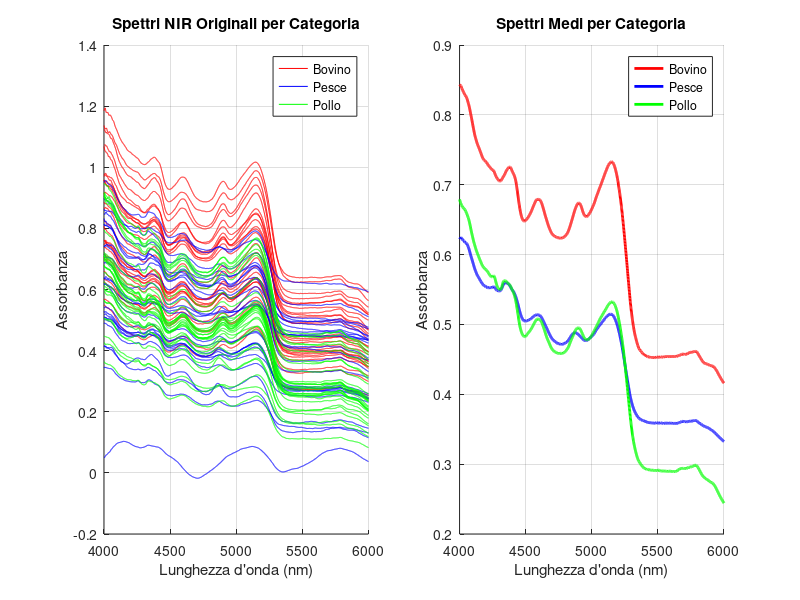
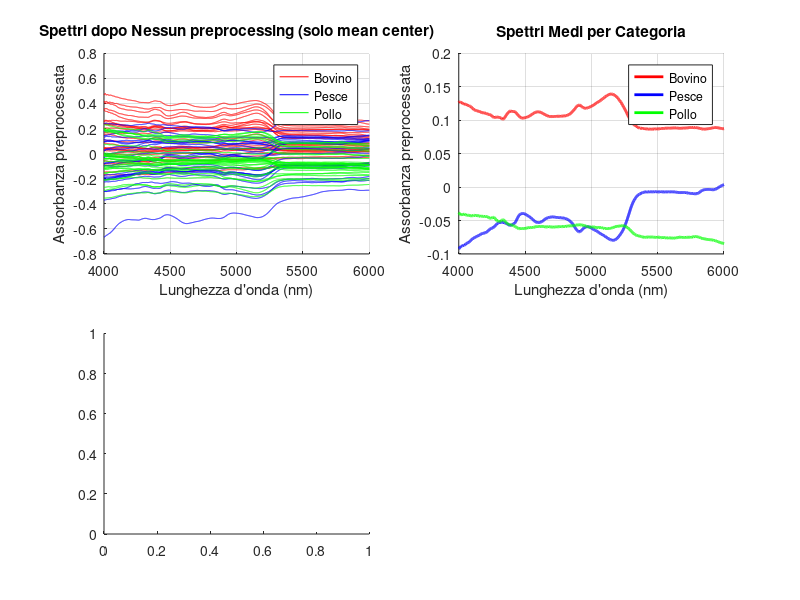

Write MATLAB code to recreate these figures, in order. (Note: this script raises an error after producing the figures.)
%% ANALISI FARINE ANIMALI CON SPETTROSCOPIA NIR - PLS TOOLBOX
% Script per valutare diversi preprocessing spettrali e identificare
% il migliore per differenziare le 3 categorie (pollo, bovino, pesce)
%
% UTILIZZA PLS_TOOLBOX per preprocessing e PCA
%
% Preprocessing valutati:
% 1. Nessun preprocessing (solo mean center)
% 2. Baseline correction (detrend)
% 3. Normalizzazione (norm, SNV, MSC)
% 4. Derivate 1a e 2a con Savitzky-Golay smoothing
%
% Al termine di ogni preprocessing spettrale viene sempre applicato mean centering

clear all; close all; clc;

% Assicurati che PLS_Toolbox sia nel path
try
    evripath;
catch
    warning('PLS_Toolbox potrebbe non essere installato correttamente');
end

%% CARICAMENTO DATI
fprintf('\n========================================\n');
fprintf('CARICAMENTO DATI\n');
fprintf('========================================\n');

% Carica i dati dal formato .mat semplice
load('farineanimNIR.mat'); % contiene farineanimNIRdata e category
wavelengths = load('assexscale.txt'); % lunghezhe d'onda

% Assegna variabili
X = farineanimNIRdata;
categories = category;

[n_samples, n_vars] = size(X);
fprintf('Numero campioni: %d\n', n_samples);
fprintf('Numero variabili (lunghezze d''onda): %d\n', n_vars);
fprintf('Range lunghezze d''onda: %.0f - %.0f nm\n', min(wavelengths), max(wavelengths));

% IMPORTANTE: Converti category in cell array se necessario
fprintf('\nControllo formato categories:\n');
fprintf('  Classe originale: %s\n', class(categories));
fprintf('  Dimensioni originali: %d x %d\n', size(categories, 1), size(categories, 2));

if ~iscell(categories)
    if ischar(categories)
        % Se è una matrice di caratteri, converti ogni riga in una cella
        categories = cellstr(categories);
        fprintf('  → Convertito da char a cellstr\n');
    elseif isnumeric(categories)
        % Se è numerico, converti in stringhe
        categories = cellstr(num2str(categories));
        fprintf('  → Convertito da numeric a cellstr\n');
    end
end

% Assicurati che sia un vettore colonna
if size(categories, 2) > 1 && size(categories, 1) == 1
    categories = categories';
    fprintf('  → Trasposto da riga a colonna\n');
end

fprintf('  Classe finale: %s\n', class(categories));
fprintf('  Dimensioni finali: %d x %d\n', size(categories, 1), size(categories, 2));
fprintf('  Numero elementi: %d\n', length(categories));

% Verifica che corrisponda al numero di campioni
if length(categories) ~= n_samples
    error('ERRORE: Numero di categorie (%d) diverso dal numero di campioni (%d)', length(categories), n_samples);
end

unique_cats = unique(categories);
fprintf('\nCategorie uniche trovate: ');
for i = 1:length(unique_cats)
    n_cat = sum(strcmp(categories, unique_cats{i}));
    fprintf('%s (n=%d) ', unique_cats{i}, n_cat);
end
fprintf('\n');

%% CREA DATASET PLS_TOOLBOX (opzionale, ma utile)
% Se vuoi usare il formato dataset del PLS_Toolbox
try
    % Crea dataset PLS_Toolbox
    ds = dataset(X);
    ds.label{1} = categories;
    ds.axisscale{2} = wavelengths;
    ds.name = 'Farine Animali NIR';
    fprintf('Dataset PLS_Toolbox creato con successo\n');
    use_plstoolbox = true;
catch
    fprintf('Uso formato matrici standard (PLS_Toolbox non disponibile o versione incompatibile)\n');
    use_plstoolbox = false;
end

%% PLOT SPETTRI ORIGINALI
fprintf('\n========================================\n');
fprintf('VISUALIZZAZIONE SPETTRI ORIGINALI\n');
fprintf('========================================\n');

figure('Name', 'Spettri Originali', 'Position', [100 100 1200 500]);

% Plot tutti gli spettri colorati per categoria
subplot(1,2,1);
hold on;
% Colori per i plot
colors_rgb = [1 0 0; 0 0 1; 0 1 0]; % rosso, blu, verde
colors = {'r', 'b', 'g'};
legend_handles = [];
for i = 1:length(unique_cats)
    idx = strcmp(categories, unique_cats{i});
    h = plot(wavelengths, X(idx, :)', 'Color', colors_rgb(i,:), 'LineWidth', 0.5);
    % Prendi solo il primo handle per la legenda
    legend_handles(i) = h(1);
end
xlabel('Lunghezza d''onda (nm)');
ylabel('Assorbanza');
title('Spettri NIR Originali per Categoria');
legend(legend_handles, unique_cats, 'Location', 'best');
grid on;
hold off;

% Plot spettri medi per categoria
subplot(1,2,2);
hold on;
legend_handles = [];
for i = 1:length(unique_cats)
    idx = strcmp(categories, unique_cats{i});
    mean_spectrum = mean(X(idx, :), 1);
    legend_handles(i) = plot(wavelengths, mean_spectrum, 'Color', colors_rgb(i,:), 'LineWidth', 2);
end
xlabel('Lunghezza d''onda (nm)');
ylabel('Assorbanza');
title('Spettri Medi per Categoria');
legend(legend_handles, unique_cats, 'Location', 'best');
grid on;
hold off;

%% DEFINIZIONE PREPROCESSING DA TESTARE
% Usa le funzioni del PLS_Toolbox quando possibile
preprocessing_list = {
    'none', 'Nessun preprocessing (solo mean center)';
    'baseline', 'Baseline correction (detrend)';
    'snv', 'Standard Normal Variate (SNV)';
    'msc', 'Multiplicative Scatter Correction (MSC)';
    'normalize', 'Normalizzazione (norma unitaria)';
    'savgol1_w11', '1a Derivata (Savitzky-Golay, w=11, ord=2)';
    'savgol2_w11', '2a Derivata (Savitzky-Golay, w=11, ord=2)';
    'savgol1_w15', '1a Derivata (Savitzky-Golay, w=15, ord=3)';
    'savgol2_w15', '2a Derivata (Savitzky-Golay, w=15, ord=3)';
    'savgol1_w21', '1a Derivata (Savitzky-Golay, w=21, ord=3)';
};

n_preprocessing = size(preprocessing_list, 1);

% Struttura per salvare i risultati
results = struct();

%% CICLO SUI PREPROCESSING
fprintf('\n========================================\n');
fprintf('VALUTAZIONE PREPROCESSING\n');
fprintf('========================================\n\n');

for p = 1:n_preprocessing
    
    prep_type = preprocessing_list{p, 1};
    prep_name = preprocessing_list{p, 2};
    
    fprintf('--------------------------------------------------\n');
    fprintf('Preprocessing %d/%d: %s\n', p, n_preprocessing, prep_name);
    fprintf('--------------------------------------------------\n');
    
    %% APPLICAZIONE PREPROCESSING CON PLS_TOOLBOX
    X_prep = X;
    
    try
        % Prova a usare le funzioni del PLS_Toolbox
        switch prep_type
            case 'none'
                % Nessun preprocessing spettrale
                X_prep = X;
                
            case 'baseline'
                % Baseline correction - usa detrend o baselinecorrect del PLS_Toolbox
                try
                    X_prep = baselinecorrect(X, 'linear');
                catch
                    % Fallback a detrend standard
                    X_prep = detrend(X', 'linear')';
                end
                
            case 'snv'
                % Standard Normal Variate - usa snv del PLS_Toolbox
                try
                    X_prep = snv(X);
                catch
                    % Fallback manuale
                    mean_spec = mean(X_prep, 2);
                    std_spec = std(X_prep, 0, 2);
                    X_prep = (X_prep - mean_spec) ./ std_spec;
                end
                
            case 'msc'
                % Multiplicative Scatter Correction - usa msc del PLS_Toolbox
                try
                    X_prep = mscorr(X);
                catch
                    % Fallback manuale
                    mean_spectrum = mean(X_prep, 1);
                    X_prep_msc = zeros(size(X_prep));
                    for i = 1:n_samples
                        p_fit = polyfit(mean_spectrum, X_prep(i,:), 1);
                        X_prep_msc(i,:) = (X_prep(i,:) - p_fit(2)) / p_fit(1);
                    end
                    X_prep = X_prep_msc;
                end
                
            case 'normalize'
                % Normalizzazione (norma unitaria)
                try
                    X_prep = normaliz(X, 1); % normaliz del PLS_Toolbox
                catch
                    % Fallback manuale
                    X_prep = X_prep ./ sqrt(sum(X_prep.^2, 2));
                end
                
            case 'savgol1_w11'
                % 1a Derivata con Savitzky-Golay (finestra=11, ordine=2)
                try
                    X_prep = savgol(X, 1, 11, 2); % PLS_Toolbox
                catch
                    % Fallback a sgolayfilt
                    X_prep = sgolayfilt(X', 2, 11, [], 1)';
                end
                
            case 'savgol2_w11'
                % 2a Derivata con Savitzky-Golay (finestra=11, ordine=2)
                try
                    X_prep = savgol(X, 2, 11, 2); % PLS_Toolbox
                catch
                    X_prep = sgolayfilt(X', 2, 11, [], 2)';
                end
                
            case 'savgol1_w15'
                % 1a Derivata con Savitzky-Golay (finestra=15, ordine=3)
                try
                    X_prep = savgol(X, 1, 15, 3);
                catch
                    X_prep = sgolayfilt(X', 3, 15, [], 1)';
                end
                
            case 'savgol2_w15'
                % 2a Derivata con Savitzky-Golay (finestra=15, ordine=3)
                try
                    X_prep = savgol(X, 2, 15, 3);
                catch
                    X_prep = sgolayfilt(X', 3, 15, [], 2)';
                end
                
            case 'savgol1_w21'
                % 1a Derivata con Savitzky-Golay (finestra=21, ordine=3)
                try
                    X_prep = savgol(X, 1, 21, 3);
                catch
                    X_prep = sgolayfilt(X', 3, 21, [], 1)';
                end
        end
        
    catch ME
        fprintf('Errore nel preprocessing: %s\n', ME.message);
        fprintf('Uso metodo alternativo...\n');
    end
    
    % Applica SEMPRE mean centering alla fine
    X_prep = X_prep - mean(X_prep, 1);
    
    %% PLOT SPETTRI PREPROCESSATI
    fig = figure('Name', ['Preprocessing: ' prep_name], 'Position', [100 100 1400 900]);
    
    % Subplot 1: Tutti gli spettri preprocessati
    subplot(2,2,1);
    hold on;
    legend_handles = [];
    for i = 1:length(unique_cats)
        idx = strcmp(categories, unique_cats{i});
        h = plot(wavelengths, X_prep(idx, :)', 'Color', colors_rgb(i,:), 'LineWidth', 0.5);
        legend_handles(i) = h(1);
    end
    xlabel('Lunghezza d''onda (nm)');
    ylabel('Assorbanza preprocessata');
    title(['Spettri dopo ' prep_name]);
    legend(legend_handles, unique_cats, 'Location', 'best');
    grid on;
    hold off;
    
    % Subplot 2: Spettri medi per categoria
    subplot(2,2,2);
    hold on;
    legend_handles = [];
    for i = 1:length(unique_cats)
        idx = strcmp(categories, unique_cats{i});
        mean_spectrum = mean(X_prep(idx, :), 1);
        legend_handles(i) = plot(wavelengths, mean_spectrum, 'Color', colors_rgb(i,:), 'LineWidth', 2);
    end
    xlabel('Lunghezza d''onda (nm)');
    ylabel('Assorbanza preprocessata');
    title('Spettri Medi per Categoria');
    legend(legend_handles, unique_cats, 'Location', 'best');
    grid on;
    hold off;
    
    %% PCA con PLS_Toolbox
    % Il PLS_Toolbox ha una sintassi diversa: pca(X, ncomp, options)
    % dove X può essere una matrice o un dataset
    
    % DIAGNOSTICA: Verifica dimensioni prima della PCA
    fprintf('  Dimensioni X_prep prima PCA: %d x %d\n', size(X_prep, 1), size(X_prep, 2));
    fprintf('  Dimensioni categories: %d\n', length(categories));
    
    try
        % Prova PCA con PLS_Toolbox
        % Sintassi: model = pca(X, ncomp, options)
        ncomp = min(10, min(size(X_prep))-1);
        
        % Crea struttura options per PLS_Toolbox
        % Nota: 'none' non è valido, usa cell vuoto o ometti preprocessing
        options = struct();
        options.preprocessing = {{}};  % cell array vuoto = nessun preprocessing
        options.algorithm = 'svd';
        
        % Esegui PCA del PLS_Toolbox
        fprintf('  Tentativo PCA con PLS_Toolbox...\n');
        model_pca = pca(X_prep, ncomp, options);
        
        % Estrai i risultati - la struttura dipende dalla versione del PLS_Toolbox
        % Prova diverse possibili strutture
        
        if isfield(model_pca, 'scores')
            scores = model_pca.scores;
        elseif isfield(model_pca, 'detail') && isfield(model_pca.detail, 'scores')
            scores = model_pca.detail.scores;
        else
            error('Impossibile trovare scores nel modello PCA');
        end
        
        if isfield(model_pca, 'loads')
            loadings = model_pca.loads;
            if iscell(loadings)
                loadings = loadings{1};
            end
        elseif isfield(model_pca, 'loadings')
            loadings = model_pca.loadings;
        else
            error('Impossibile trovare loadings nel modello PCA');
        end
        
        % Varianza spiegata
        if isfield(model_pca, 'ssq')
            % ssq contiene la varianza spiegata cumulativa
            explained = model_pca.ssq(2,:)' * 100;  % converti in percentuale
            % Calcola la varianza per ogni PC (non cumulativa)
            explained = [explained(1); diff(explained)];
        elseif isfield(model_pca, 'detail') && isfield(model_pca.detail, 'ssq')
            explained = model_pca.detail.ssq(:,2) * 100;
        else
            % Calcola manualmente dagli eigenvalues
            if isfield(model_pca, 'eigenvalues')
                latent = model_pca.eigenvalues;
            elseif isfield(model_pca, 'detail') && isfield(model_pca.detail, 'eigenvalues')
                latent = model_pca.detail.eigenvalues;
            else
                % Calcola dagli scores
                latent = var(scores)' * (size(X_prep,1)-1);
            end
            total_var = sum(var(X_prep));
            explained = (latent / total_var) * 100;
        end
        
        % Eigenvalues
        if isfield(model_pca, 'eigenvalues')
            latent = model_pca.eigenvalues;
        elseif isfield(model_pca, 'detail') && isfield(model_pca.detail, 'eigenvalues')
            latent = model_pca.detail.eigenvalues;
        else
            latent = var(scores)' * (size(X_prep,1)-1);
        end
        
        % Converti da dataset a double se necessario
        if isa(scores, 'dataset')
            scores = double(scores);
        end
        if isa(loadings, 'dataset')
            loadings = double(loadings);
        end
        
        % DIAGNOSTICA: Verifica dimensioni dopo PCA
        fprintf('  Dimensioni scores dopo PCA: %d x %d\n', size(scores, 1), size(scores, 2));
        fprintf('  Dimensioni loadings dopo PCA: %d x %d\n', size(loadings, 1), size(loadings, 2));
        
        % VERIFICA E CORREGGI se scores e loadings sono invertiti
        % Scores dovrebbe essere: n_samples x n_components (84 x 10)
        % Loadings dovrebbe essere: n_variables x n_components (2001 x 10)
        
        % Caso 1: entrambi hanno dimensioni sbagliate - scambiali
        if size(scores, 1) ~= n_samples && size(loadings, 1) == n_samples
            fprintf('  ⚠ ATTENZIONE: Scores e Loadings sono invertiti! Scambio...\n');
            temp = scores;
            scores = loadings;
            loadings = temp;
            fprintf('  Dimensioni corrette - Scores: %d x %d, Loadings: %d x %d\n', ...
                size(scores, 1), size(scores, 2), size(loadings, 1), size(loadings, 2));
        end
        
        % Caso 2: loadings ha dimensioni sbagliate anche se scores è ok
        if size(scores, 1) == n_samples && size(loadings, 1) ~= n_vars
            fprintf('  ⚠ ATTENZIONE: Loadings ha dimensioni errate (%d invece di %d)\n', ...
                size(loadings, 1), n_vars);
            
            % Se loadings ha n_samples righe, è sicuramente sbagliato - deve essere trasposto
            if size(loadings, 1) == n_samples && size(loadings, 2) == n_vars
                fprintf('  → Trasposizione loadings...\n');
                loadings = loadings';
                fprintf('  Dimensioni corrette - Loadings: %d x %d\n', size(loadings, 1), size(loadings, 2));
            elseif size(loadings, 1) == n_samples
                % Se è ancora n_samples dopo il controllo, scambia con scores
                fprintf('  → Scambio scores e loadings...\n');
                temp = scores;
                scores = loadings';  % trasponi mentre scambi
                loadings = temp';
                fprintf('  Dimensioni corrette - Scores: %d x %d, Loadings: %d x %d\n', ...
                    size(scores, 1), size(scores, 2), size(loadings, 1), size(loadings, 2));
            end
        end
        
        % Verifica finale delle dimensioni
        if size(scores, 1) ~= n_samples
            error('Scores ha ancora dimensioni errate: %d righe invece di %d campioni', size(scores, 1), n_samples);
        end
        if size(loadings, 1) ~= n_vars
            error('Loadings ha ancora dimensioni errate: %d righe invece di %d variabili', size(loadings, 1), n_vars);
        end
        
        fprintf('  ✓ PCA completata con successo usando PLS_Toolbox\n');
        
    catch ME
        % Fallback a PCA standard di MATLAB
        fprintf('\n  ⚠ ERRORE PLS_Toolbox PCA: %s\n', ME.message);
        fprintf('  Stack: %s\n', ME.stack(1).name);
        fprintf('  Possibile problema di connettività con server licenze PLS_Toolbox\n');
        fprintf('  → Fallback a PCA standard di MATLAB (SVD)\n\n');
        
        % Usa SVD manualmente per evitare conflitti di nomi
        % Mean center (già fatto sopra)
        [U, S, V] = svd(X_prep, 'econ');
        
        % Calcola scores, loadings, eigenvalues
        % Scores = U * S (n_samples x n_components)
        % Loadings = V (n_variables x n_components)
        loadings = V;
        scores = U * S;
        latent = diag(S).^2 / (size(X_prep,1)-1);
        explained = 100 * latent / sum(latent);
        
        % Limita a 10 componenti per coerenza
        ncomp = min(10, length(explained));
        loadings = loadings(:, 1:ncomp);
        scores = scores(:, 1:ncomp);
        latent = latent(1:ncomp);
        explained = explained(1:ncomp);
        
        % DIAGNOSTICA: Verifica dimensioni dopo SVD
        fprintf('  Dimensioni scores dopo SVD: %d x %d\n', size(scores, 1), size(scores, 2));
        fprintf('  Dimensioni loadings dopo SVD: %d x %d\n', size(loadings, 1), size(loadings, 2));
        
        % Verifica correttezza dimensioni
        if size(scores, 1) ~= n_samples
            error('Scores SVD ha dimensioni errate: %d righe invece di %d campioni', size(scores, 1), n_samples);
        end
        if size(loadings, 1) ~= n_vars
            error('Loadings SVD ha dimensioni errate: %d righe invece di %d variabili', size(loadings, 1), n_vars);
        end
        
        fprintf('  ✓ PCA completata con successo usando SVD\n');
    end
    
    % VERIFICA FINALE delle dimensioni prima di salvare
    if size(scores, 1) ~= length(categories)
        error('ERRORE CRITICO: Mismatch dimensioni! Scores: %d righe, Categories: %d elementi', ...
            size(scores, 1), length(categories));
    end
    
    % VERIFICA E CORREZIONE varianza spiegata (deve essere tra 0 e 100%)
    if any(explained > 100) || any(explained < 0)
        fprintf('  ⚠ ATTENZIONE: Varianza spiegata fuori range [0-100]! Ricalcolo...\n');
        fprintf('    Valori originali: ');
        fprintf('%.2f%% ', explained(1:min(3,length(explained))));
        fprintf('\n');
        
        % Ricalcola la varianza spiegata correttamente dagli eigenvalues
        if exist('latent', 'var') && ~isempty(latent)
            total_var = sum(latent);
            explained = 100 * latent / total_var;
        else
            % Calcola dagli scores
            var_scores = var(scores, 0, 1);
            total_var = sum(var_scores);
            explained = 100 * var_scores' / total_var;
        end
        
        fprintf('    Valori corretti: ');
        fprintf('%.2f%% ', explained(1:min(3,length(explained))));
        fprintf('\n');
    end
    
    % Salva i risultati
    results(p).prep_type = prep_type;
    results(p).prep_name = prep_name;
    results(p).X_prep = X_prep;
    results(p).scores = scores;
    results(p).loadings = loadings;
    results(p).explained = explained;
    results(p).latent = latent;
    
    fprintf('Varianza spiegata da PC1: %.2f%%\n', explained(1));
    fprintf('Varianza spiegata da PC2: %.2f%%\n', explained(2));
    fprintf('Varianza spiegata da PC1+PC2: %.2f%%\n', sum(explained(1:2)));
    fprintf('Varianza spiegata da PC1+PC2+PC3: %.2f%%\n', sum(explained(1:3)));
    
    %% SCORE PLOT (PC1 vs PC2)
    subplot(2,2,3);
    
    % Verifica dimensioni prima di gscatter
    if size(scores, 1) ~= length(categories)
        warning('Dimensioni non corrispondenti: scores=%d, categories=%d', size(scores,1), length(categories));
        % Plot senza colori per categoria
        plot(scores(:,1), scores(:,2), 'o', 'MarkerSize', 8);
        xlabel(sprintf('PC1 (%.2f%%)', explained(1)));
        ylabel(sprintf('PC2 (%.2f%%)', explained(2)));
        title('Score Plot (PC1 vs PC2) - ERRORE categorie');
        grid on;
    else
        % Usa gscatter SENZA specificare colori (li sceglie automaticamente)
        gscatter(scores(:,1), scores(:,2), categories, [], 'o', 8);
        xlabel(sprintf('PC1 (%.2f%%)', explained(1)));
        ylabel(sprintf('PC2 (%.2f%%)', explained(2)));
        title('Score Plot (PC1 vs PC2)');
        legend(unique_cats, 'Location', 'best');
        grid on;
    end
    
    %% LOADING PLOT (PC1 e PC2)
    subplot(2,2,4);
    hold on;
    
    % Assicurati che wavelengths e loadings abbiano dimensioni compatibili
    wavelengths_vec = wavelengths(:);  % Converti in vettore colonna
    if size(loadings, 1) == length(wavelengths_vec)
        x_axis = wavelengths_vec;
        xlabel('Lunghezza d''onda (nm)');
    else
        % Se le dimensioni non corrispondono, usa indici
        fprintf('  Info: Usando indici per asse x (loadings: %d, wavelengths: %d)\n', ...
            size(loadings,1), length(wavelengths_vec));
        x_axis = (1:size(loadings,1))';
        xlabel('Indice variabile');
    end
    
    % Plot loadings come linee
    plot(x_axis, loadings(:,1), 'r-', 'LineWidth', 1.5, 'DisplayName', sprintf('PC1 (%.2f%%)', explained(1)));
    plot(x_axis, loadings(:,2), 'b-', 'LineWidth', 1.5, 'DisplayName', sprintf('PC2 (%.2f%%)', explained(2)));
    
    % Aggiungi linea a zero
    yline(0, 'k--', 'LineWidth', 0.5);
    
    % Evidenzia i 5 loadings più importanti per PC1
    [~, top_idx_pc1] = sort(abs(loadings(:,1)), 'descend');
    for j = 1:min(5, length(top_idx_pc1))
        idx = top_idx_pc1(j);
        if abs(loadings(idx,1)) > 0.05  % Solo se significativo
            plot(x_axis(idx), loadings(idx,1), 'ro', 'MarkerSize', 6, 'MarkerFaceColor', 'r', 'HandleVisibility', 'off');
        end
    end
    
    ylabel('Loading');
    title('Loading Plot (PC1 e PC2)');
    legend('Location', 'best');
    grid on;
    hold off;
    
    %% SCREE PLOT
    figure('Name', ['Scree Plot: ' prep_name], 'Position', [150 150 1200 400]);
    
    subplot(1,3,1);
    plot(1:min(10,length(explained)), explained(1:min(10,length(explained))), 'o-', 'LineWidth', 2, 'MarkerSize', 8);
    xlabel('Componente Principale');
    ylabel('Varianza Spiegata (%)');
    title('Scree Plot');
    grid on;
    
    subplot(1,3,2);
    bar(1:min(10,length(explained)), explained(1:min(10,length(explained))));
    xlabel('Componente Principale');
    ylabel('Varianza Spiegata (%)');
    title('Varianza per PC');
    grid on;
    
    subplot(1,3,3);
    plot(1:min(10,length(explained)), cumsum(explained(1:min(10,length(explained)))), 's-', 'LineWidth', 2, 'MarkerSize', 8);
    xlabel('Componente Principale');
    ylabel('Varianza Cumulativa (%)');
    title('Varianza Cumulativa');
    grid on;
    yline(70, '--g', '70%', 'LineWidth', 1.5);
    yline(80, '--b', '80%', 'LineWidth', 1.5);
    yline(90, '--r', '90%', 'LineWidth', 1.5);
    
    fprintf('\n');
end

%% CONFRONTO TRA PREPROCESSING
fprintf('\n========================================\n');
fprintf('CONFRONTO TRA PREPROCESSING\n');
fprintf('========================================\n\n');

fprintf('%-55s | PC1+PC2 | PC1   | PC2\n', 'Preprocessing');
fprintf('%s\n', repmat('-', 85, 1));
for p = 1:n_preprocessing
    fprintf('%-55s | %6.2f%% | %5.2f%% | %5.2f%%\n', ...
        results(p).prep_name, ...
        sum(results(p).explained(1:2)), ...
        results(p).explained(1), ...
        results(p).explained(2));
end

%% TROVA I MIGLIORI PREPROCESSING
[~, sorted_idx] = sort(arrayfun(@(x) sum(x.explained(1:2)), results), 'descend');
best_idx = sorted_idx(1:min(2, length(sorted_idx)));

fprintf('\n========================================\n');
fprintf('MIGLIORI PREPROCESSING\n');
fprintf('========================================\n\n');

for i = 1:length(best_idx)
    fprintf('%d. %s\n', i, results(best_idx(i)).prep_name);
    fprintf('   Varianza PC1+PC2: %.2f%%\n', sum(results(best_idx(i)).explained(1:2)));
    fprintf('   Varianza PC1: %.2f%%\n', results(best_idx(i)).explained(1));
    fprintf('   Varianza PC2: %.2f%%\n\n', results(best_idx(i)).explained(2));
end

%% ANALISI DETTAGLIATA DEI MIGLIORI PREPROCESSING
for i = 1:length(best_idx)
    idx = best_idx(i);
    
    fprintf('\n========================================\n');
    fprintf('ANALISI DETTAGLIATA: %s\n', results(idx).prep_name);
    fprintf('========================================\n');
    
    % Plot dettagliato con più PCs
    figure('Name', ['Analisi Dettagliata: ' results(idx).prep_name], 'Position', [50 50 1400 1000]);
    
    % Score Plot PC1 vs PC2
    subplot(3,3,1);
    try
        gscatter(results(idx).scores(:,1), results(idx).scores(:,2), categories, [], 'o', 8);
        legend(unique_cats, 'Location', 'best');
    catch
        plot(results(idx).scores(:,1), results(idx).scores(:,2), 'o', 'MarkerSize', 8);
    end
    xlabel(sprintf('PC1 (%.2f%%)', results(idx).explained(1)));
    ylabel(sprintf('PC2 (%.2f%%)', results(idx).explained(2)));
    title('Score Plot: PC1 vs PC2');
    grid on;
    
    % Score Plot PC1 vs PC3
    subplot(3,3,2);
    try
        gscatter(results(idx).scores(:,1), results(idx).scores(:,3), categories, [], 'o', 8);
        legend(unique_cats, 'Location', 'best');
    catch
        plot(results(idx).scores(:,1), results(idx).scores(:,3), 'o', 'MarkerSize', 8);
    end
    xlabel(sprintf('PC1 (%.2f%%)', results(idx).explained(1)));
    ylabel(sprintf('PC3 (%.2f%%)', results(idx).explained(3)));
    title('Score Plot: PC1 vs PC3');
    grid on;
    
    % Score Plot PC2 vs PC3
    subplot(3,3,3);
    try
        gscatter(results(idx).scores(:,2), results(idx).scores(:,3), categories, [], 'o', 8);
        legend(unique_cats, 'Location', 'best');
    catch
        plot(results(idx).scores(:,2), results(idx).scores(:,3), 'o', 'MarkerSize', 8);
    end
    xlabel(sprintf('PC2 (%.2f%%)', results(idx).explained(2)));
    ylabel(sprintf('PC3 (%.2f%%)', results(idx).explained(3)));
    title('Score Plot: PC2 vs PC3');
    grid on;
    
    % Prepara wavelengths per i loading plots
    wavelengths_vec = wavelengths(:);
    
    % Loading Plot PC1
    subplot(3,3,4);
    hold on;
    if size(results(idx).loadings, 1) == length(wavelengths_vec)
        x_axis = wavelengths_vec;
        plot(x_axis, results(idx).loadings(:,1), 'r-', 'LineWidth', 1.5);
        xlabel('Lunghezza d''onda (nm)');
    else
        x_axis = (1:size(results(idx).loadings,1))';
        plot(x_axis, results(idx).loadings(:,1), 'r-', 'LineWidth', 1.5);
        xlabel('Indice variabile');
    end
    yline(0, 'k--', 'LineWidth', 0.5);
    % Evidenzia picchi più importanti
    [~, top_idx] = sort(abs(results(idx).loadings(:,1)), 'descend');
    for j = 1:min(3, length(top_idx))
        plot(x_axis(top_idx(j)), results(idx).loadings(top_idx(j),1), 'ro', 'MarkerSize', 8, 'MarkerFaceColor', 'r');
    end
    ylabel('Loading PC1');
    title(sprintf('Loading PC1 (%.2f%% varianza)', results(idx).explained(1)));
    grid on;
    hold off;
    
    % Loading Plot PC2
    subplot(3,3,5);
    hold on;
    if size(results(idx).loadings, 1) == length(wavelengths_vec)
        x_axis = wavelengths_vec;
        plot(x_axis, results(idx).loadings(:,2), 'b-', 'LineWidth', 1.5);
        xlabel('Lunghezza d''onda (nm)');
    else
        x_axis = (1:size(results(idx).loadings,1))';
        plot(x_axis, results(idx).loadings(:,2), 'b-', 'LineWidth', 1.5);
        xlabel('Indice variabile');
    end
    yline(0, 'k--', 'LineWidth', 0.5);
    % Evidenzia picchi più importanti
    [~, top_idx] = sort(abs(results(idx).loadings(:,2)), 'descend');
    for j = 1:min(3, length(top_idx))
        plot(x_axis(top_idx(j)), results(idx).loadings(top_idx(j),2), 'bo', 'MarkerSize', 8, 'MarkerFaceColor', 'b');
    end
    ylabel('Loading PC2');
    title(sprintf('Loading PC2 (%.2f%% varianza)', results(idx).explained(2)));
    grid on;
    hold off;
    
    % Loading Plot PC3
    subplot(3,3,6);
    hold on;
    if size(results(idx).loadings, 1) == length(wavelengths_vec)
        x_axis = wavelengths_vec;
        plot(x_axis, results(idx).loadings(:,3), 'g-', 'LineWidth', 1.5);
        xlabel('Lunghezza d''onda (nm)');
    else
        x_axis = (1:size(results(idx).loadings,1))';
        plot(x_axis, results(idx).loadings(:,3), 'g-', 'LineWidth', 1.5);
        xlabel('Indice variabile');
    end
    yline(0, 'k--', 'LineWidth', 0.5);
    % Evidenzia picchi più importanti
    [~, top_idx] = sort(abs(results(idx).loadings(:,3)), 'descend');
    for j = 1:min(3, length(top_idx))
        plot(x_axis(top_idx(j)), results(idx).loadings(top_idx(j),3), 'go', 'MarkerSize', 8, 'MarkerFaceColor', 'g');
    end
    ylabel('Loading PC3');
    title(sprintf('Loading PC3 (%.2f%% varianza)', results(idx).explained(3)));
    grid on;
    hold off;
    
    % Loading Plot PC1, PC2 e PC3 insieme
    subplot(3,3,7);
    hold on;
    if size(results(idx).loadings, 1) == length(wavelengths_vec)
        plot(wavelengths_vec, results(idx).loadings(:,1), 'r-', 'LineWidth', 1.5, 'DisplayName', 'PC1');
        plot(wavelengths_vec, results(idx).loadings(:,2), 'b-', 'LineWidth', 1.5, 'DisplayName', 'PC2');
        plot(wavelengths_vec, results(idx).loadings(:,3), 'g-', 'LineWidth', 1.5, 'DisplayName', 'PC3');
        xlabel('Lunghezza d''onda (nm)');
    else
        plot(1:size(results(idx).loadings,1), results(idx).loadings(:,1), 'r-', 'LineWidth', 1.5, 'DisplayName', 'PC1');
        plot(1:size(results(idx).loadings,1), results(idx).loadings(:,2), 'b-', 'LineWidth', 1.5, 'DisplayName', 'PC2');
        plot(1:size(results(idx).loadings,1), results(idx).loadings(:,3), 'g-', 'LineWidth', 1.5, 'DisplayName', 'PC3');
        xlabel('Indice variabile');
    end
    ylabel('Loading');
    title('Loading Plot PC1, PC2, PC3');
    legend('Location', 'best');
    grid on;
    hold off;
    
    % Spettri medi per categoria
    subplot(3,3,8);
    hold on;
    for j = 1:length(unique_cats)
        cat_idx = strcmp(categories, unique_cats{j});
        mean_spectrum = mean(results(idx).X_prep(cat_idx, :), 1);
        plot(wavelengths, mean_spectrum, 'Color', colors_rgb(j,:), 'LineWidth', 2);
    end
    xlabel('Lunghezza d''onda (nm)');
    ylabel('Assorbanza preprocessata');
    title('Spettri Medi per Categoria');
    legend(unique_cats, 'Location', 'best');
    grid on;
    hold off;
    
    % Scree plot
    subplot(3,3,9);
    plot(1:min(10,length(results(idx).explained)), results(idx).explained(1:min(10,length(results(idx).explained))), 'o-', 'LineWidth', 2, 'MarkerSize', 8);
    xlabel('Componente Principale');
    ylabel('Varianza Spiegata (%)');
    title('Scree Plot');
    grid on;
    
    % Stampa informazioni sui loading più importanti
    fprintf('\nRegioni spettrali più importanti (massimi assoluti nei loadings):\n\n');
    
    for pc = 1:3
        [~, max_idx] = sort(abs(results(idx).loadings(:,pc)), 'descend');
        fprintf('PC%d (%.2f%% varianza):\n', pc, results(idx).explained(pc));
        fprintf('  Top 5 lunghezze d''onda:\n');
        for j = 1:5
            wave_idx = max_idx(j);
            fprintf('    %.0f nm: loading = %+.4f\n', wavelengths(wave_idx), results(idx).loadings(wave_idx, pc));
        end
        fprintf('\n');
    end
end

%% SALVA I RISULTATI
fprintf('\n========================================\n');
fprintf('SALVATAGGIO RISULTATI\n');
fprintf('========================================\n');

save('results_preprocessing_NIR.mat', 'results', 'wavelengths', 'categories', 'X');
fprintf('Risultati salvati in: results_preprocessing_NIR.mat\n');

fprintf('\n========================================\n');
fprintf('ANALISI COMPLETATA\n');
fprintf('========================================\n\n');
fprintf('ISTRUZIONI PER IL REPORT:\n\n');
fprintf('1. Revisionare tutte le figure generate\n');
fprintf('2. Identificare i 2 preprocessing migliori (maggiore separazione negli score plots)\n');
fprintf('3. Per i preprocessing migliori:\n');
fprintf('   - Includere plot degli spettri originali vs preprocessati\n');
fprintf('   - Includere score plots (PC1 vs PC2)\n');
fprintf('   - Includere loading plots con interpretazione\n');
fprintf('4. Interpretare le regioni spettrali usando tointerpretNIR.doc:\n');
fprintf('   - Identificare lunghezze d''onda chiave dai loading plots\n');
fprintf('   - Associare a gruppi funzionali o legami chimici\n');
fprintf('   - Spiegare perché queste regioni distinguono le categorie\n\n');
